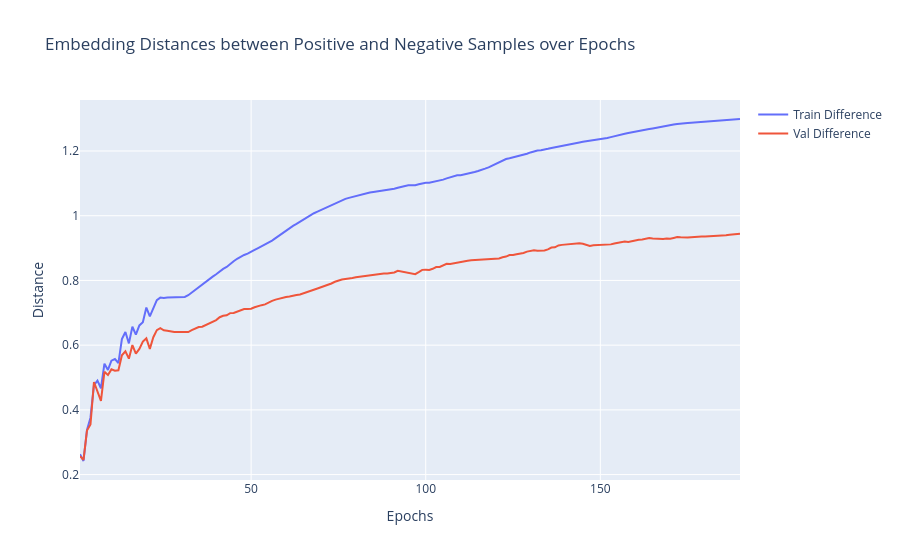

This figure's notebook cell:
### Code cell
fig = go.Figure()
fig.add_trace(go.Scatter(x=epochs, y=train_dists_mean[:, 2], mode="lines", name="Train Difference"))
fig.add_trace(go.Scatter(x=epochs, y=val_dists_mean[:, 2], mode="lines", name="Val Difference"))

fig.update_layout(
    title="Embedding Distances between Positive and Negative Samples over Epochs",
    xaxis_title="Epochs",
    yaxis_title="Distance",
    hovermode="x unified",
)

fig.show()

### Figure 1 — Plotly figure (JSON) as saved in the notebook; plotly's stock layout.template omitted (floating-point values rounded to 4 significant figures; data arrays with more than 128 entries replaced by an {"elided": "..."} marker saying what was removed)
{"data": [{"mode": "lines", "name": "Train Difference", "type": "scatter", "x": {"elided": "190 int values"}, "y": {"elided": "190 float values"}}, {"mode": "lines", "name": "Val Difference", "type": "scatter", "x": {"elided": "190 int values"}, "y": {"elided": "190 float values"}}], "layout": {"hovermode": "x unified", "title": {"text": "Embedding Distances between Positive and Negative Samples over Epochs"}, "xaxis": {"title": {"text": "Epochs"}}, "yaxis": {"title": {"text": "Distance"}}}}
